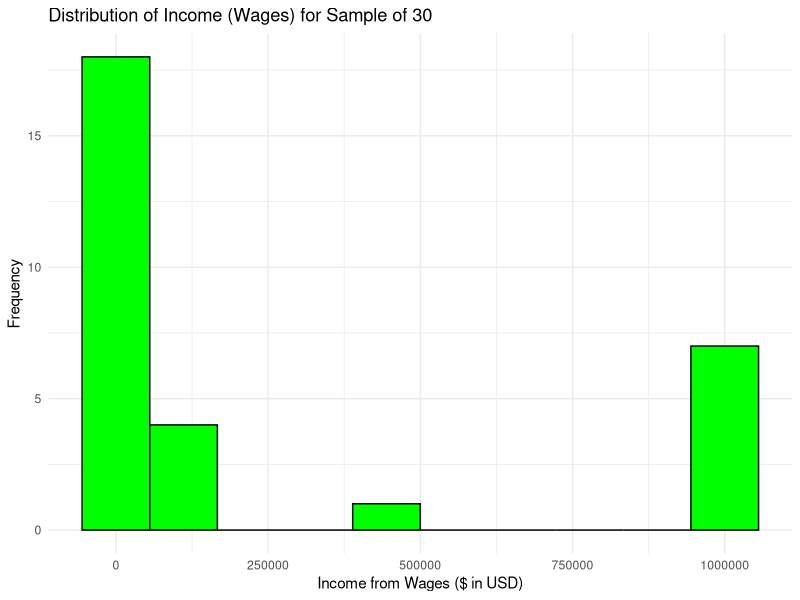
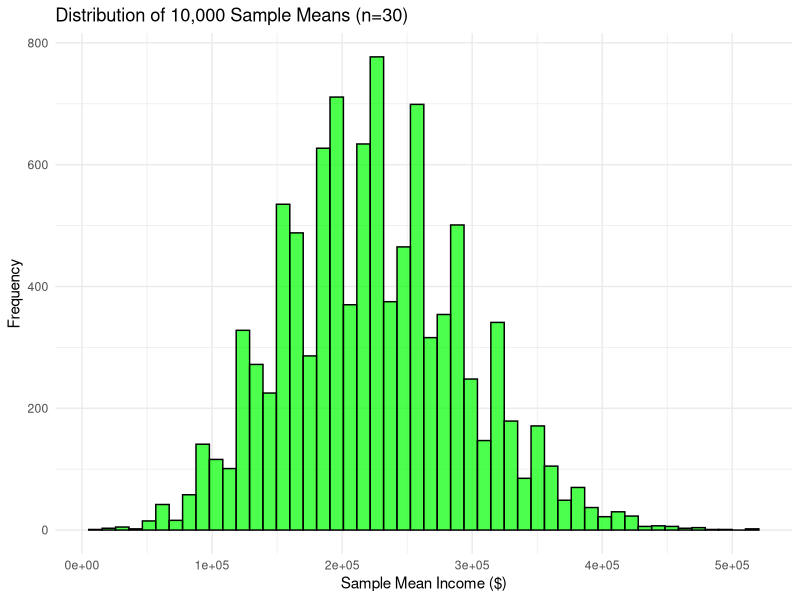
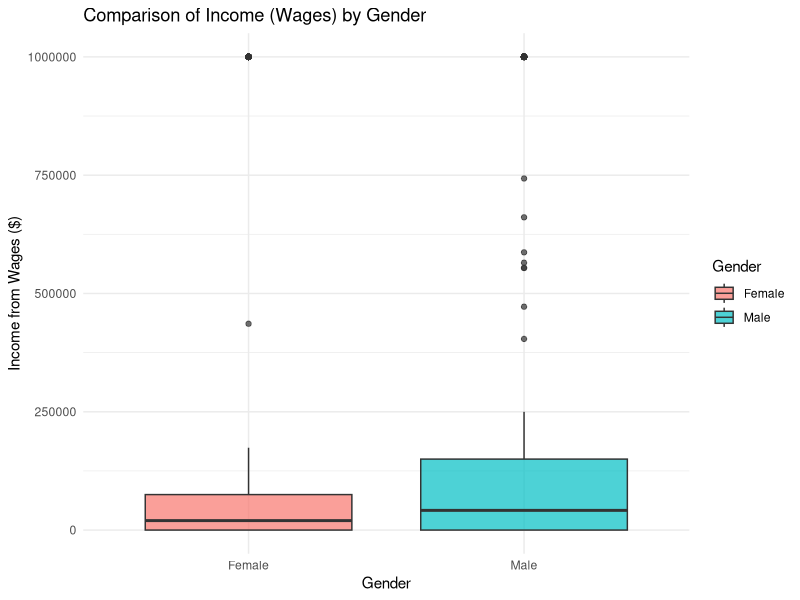

These figures' R source, in order:
## ---- chunk 1
#| message: false
#| warning: false
library(tidyverse)
setwd("~/Downloads/stats/stats101a/HW2")

census <- read_csv("census2020.csv")
## ---- chunk 2
# Given values
n <- 30
xbar <- 204565.00
s <- 270536.10
df <- n - 1

# Get t-critical value for 95% CI
t_critical <- qt(0.975, df)
t_critical

# Calculate standard error
se <- s / sqrt(n)
se

# Calculate margin of error
me <- t_critical * se
me

# Calculate confidence interval
ci_lower <- xbar - me
ci_upper <- xbar + me

cat(sprintf("($%.2f, $%.2f)", ci_lower, ci_upper))
## ---- chunk 3
set.seed(888)

mysample <- census |> 
  slice_sample(n = 30, replace = FALSE)

# Create histogram
ggplot(mysample, aes(x = `Income-wages`)) +
  geom_histogram(bins = 10, fill = "green", color = "black") +
  labs(
    title = "Distribution of Income (Wages) for Sample of 30",
    x = "Income from Wages ($ in USD)",
    y = "Frequency"
  ) +
  theme_minimal()

summary(mysample$`Income-wages`)
## ---- chunk 4
mysample |> 
  summarize(
    mean_income = mean(`Income-wages`, na.rm = TRUE),
    sd_income = sd(`Income-wages`, na.rm = TRUE)
  )
## ---- chunk 5
t_test_95 <- t.test(mysample$`Income-wages`, conf.level = 0.95)
t_test_95

t_test_90 <- t.test(mysample$`Income-wages`, conf.level = 0.90)
t_test_90

pop_mean <- mean(census$`Income-wages`, na.rm = TRUE)
pop_mean
cat(sprintf("Population parameter (true mean): $%.2f\n\n", pop_mean))

check_interval <- function(t_test_obj, true_mean, label) {
  lower <- t_test_obj$conf.int[1]
  upper <- t_test_obj$conf.int[2]
  
  contains_param <- true_mean >= lower & true_mean <= upper
  
  cat(sprintf("%s%% CI: ($%.2f, $%.2f)\n", label, lower, upper))
  cat(sprintf("Does %s%% CI contain parameter? %s\n\n", label, contains_param))
}

check_interval(t_test_95, pop_mean, "95")
check_interval(t_test_90, pop_mean, "90")
## ---- chunk 6
set.seed(888)

population <- census$`Income-wages`

sample_means <- rep(NA, 10000)

for (i in 1:10000) {
  sample_data <- sample(population, size = 30, replace = FALSE)
  
  sample_means[i] <- mean(sample_data, na.rm = TRUE)
}

ggplot(data.frame(sample_means), aes(x = sample_means)) +
  geom_histogram(bins = 50, fill = "green", color = "black", alpha = 0.7) +
  labs(
    title = "Distribution of 10,000 Sample Means (n=30)",
    x = "Sample Mean Income ($)",
    y = "Frequency"
  ) +
  theme_minimal()

data.frame(sample_means) |> 
  summarize(
    mean = mean(sample_means),
    sd = sd(sample_means),
    se = sd(population, na.rm = TRUE) / sqrt(30)
  )
## ---- chunk 7
census |> 
  summarize(
    mean = mean(`Income-wages`, na.rm = TRUE),
    median = median(`Income-wages`, na.rm = TRUE),
    sd = sd(`Income-wages`, na.rm = TRUE),
    q1 = quantile(`Income-wages`, 0.25, na.rm = TRUE),
    q3 = quantile(`Income-wages`, 0.75, na.rm = TRUE),
    iqr = q3 - q1
  )
## ---- chunk 8
t_test_result <- t.test(census$`Income-wages`, 
                        mu = 200000, 
                        alternative = "greater")
t_test_result

t_stat <- t_test_result$statistic
t_stat
## ---- chunk 9
p_value <- t_test_result$p.value
p_value
## ---- chunk 10
alpha <- 0.05
cat("p-value =", p_value, "\n")
cat("α =", alpha, "\n")
cat("Reject H₀?", p_value < alpha, "\n")
## ---- chunk 11
unique(census$Sex)

ggplot(census, aes(x = factor(Sex), y = `Income-wages`, fill = factor(Sex))) +
  geom_boxplot(alpha = 0.7) +
  labs(
    title = "Comparison of Income (Wages) by Gender",
    x = "Gender",
    y = "Income from Wages ($)",
    fill = "Gender"
  ) +
  scale_fill_discrete(labels = c("Male" = "Male", "Female" = "Female")) +
  theme_minimal()
## ---- chunk 12
census |> 
  group_by(Sex) |> 
  summarize(
    n = n(),
    mean_income = mean(`Income-wages`, na.rm = TRUE),
    sd_income = sd(`Income-wages`, na.rm = TRUE),
    .groups = "drop"
  )

t_test_gender <- t.test(`Income-wages` ~ Sex, data = census)
t_test_gender

t_stat_gender <- t_test_gender$statistic
p_val_gender <- t_test_gender$p.value

cat("t-statistic: ", round(t_stat_gender, 4), "\n", sep="")
cat("p-value: ", p_val_gender, "\n", sep="")
